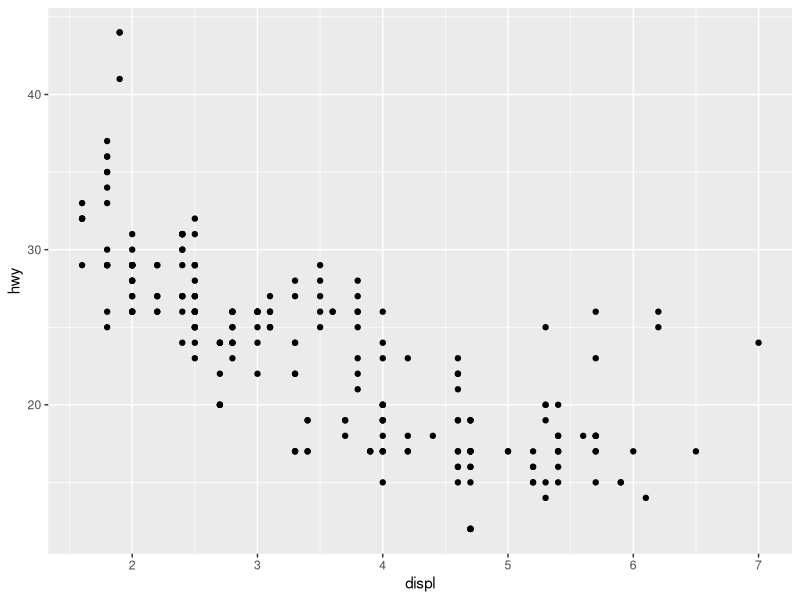
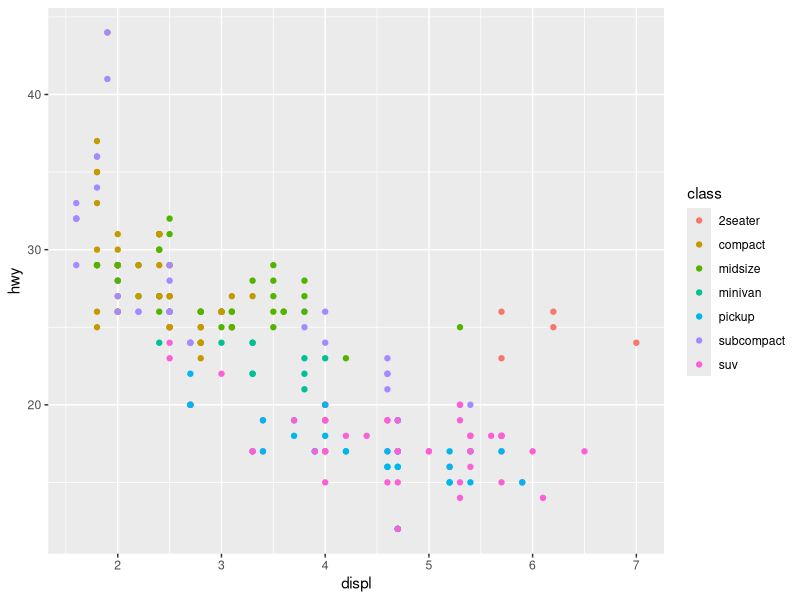
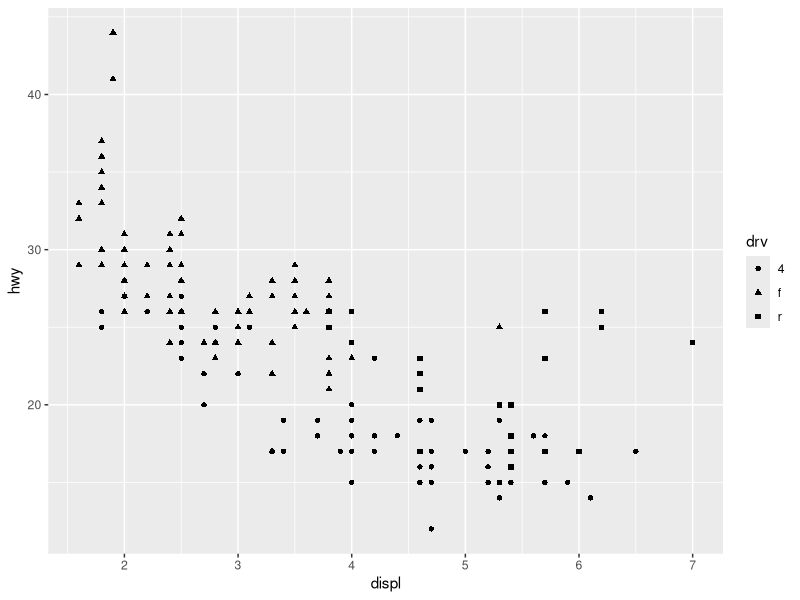
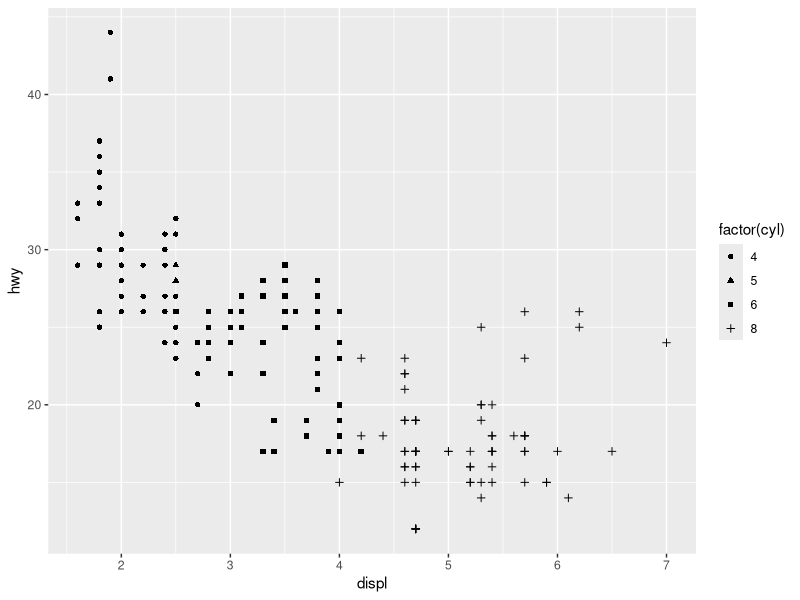
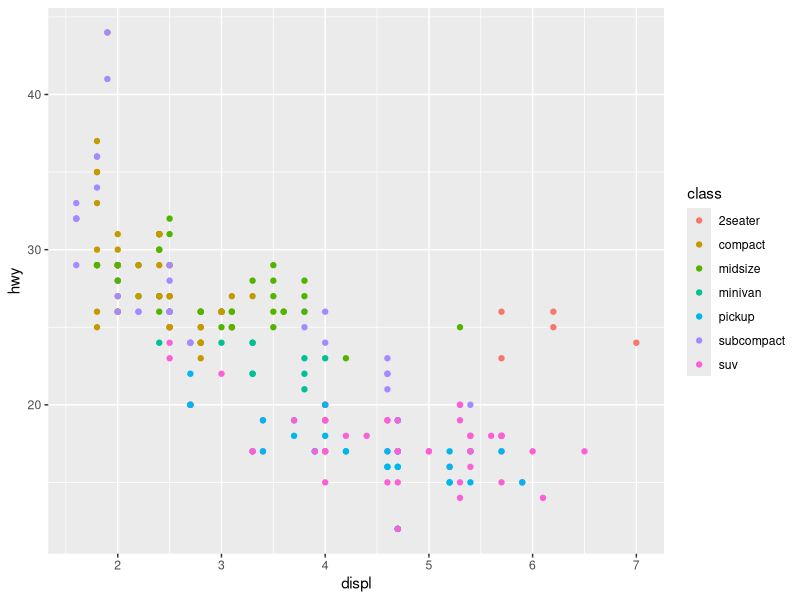
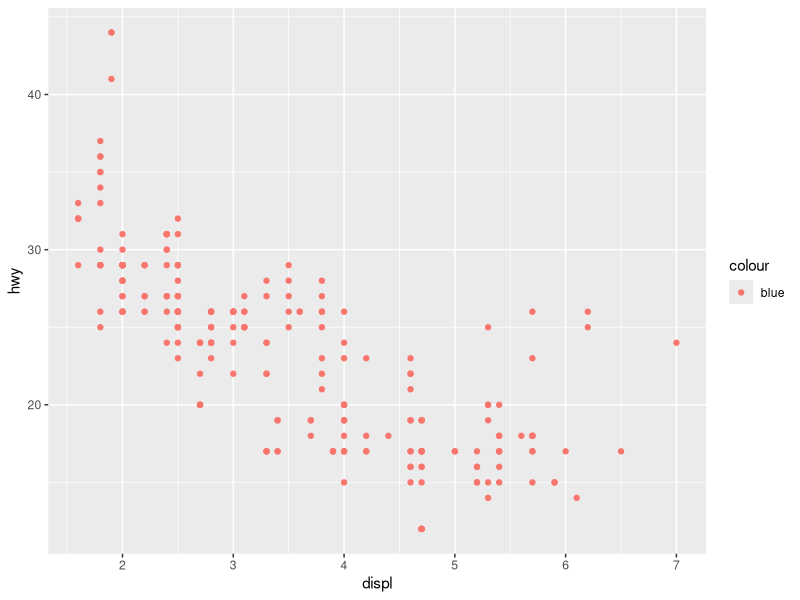
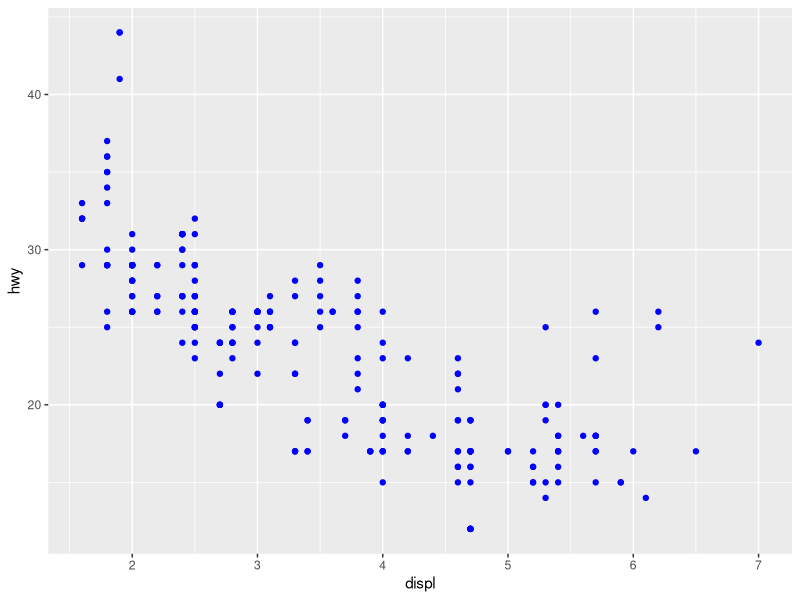
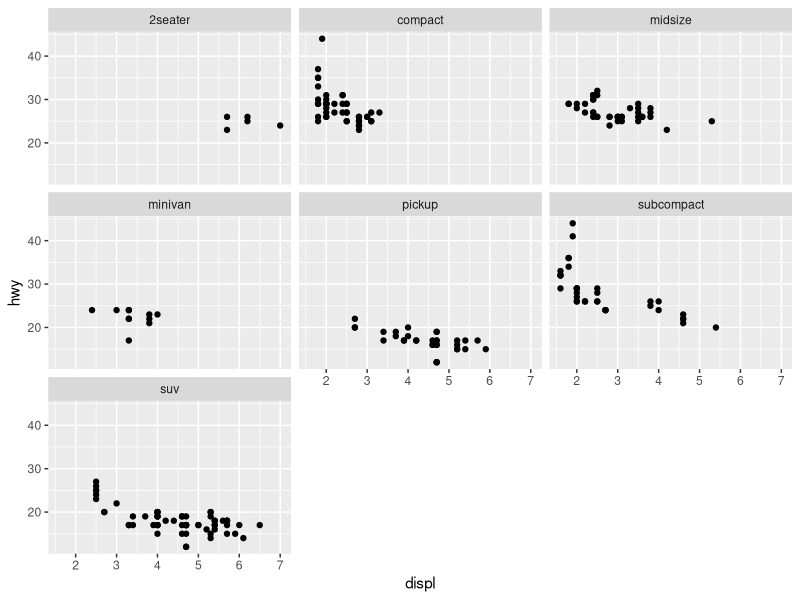

Recreate these plots in R, in order. (Note: this script raises an error after producing the figures.)
## ---- chunk 1
library(ggplot2)
library(tidyverse)
## ---- chunk 2
ggplot(mpg,                        # Data
       aes(x = displ, y = hwy))+   # aesthetic mapping
  geom_point()                     # geom layer 
## ---- chunk 3
ggplot(mpg, aes(x = displ, y = hwy, color = class)) + 
  geom_point()

ggplot(mpg, aes(x = displ, y = hwy, shape = drv)) + 
  geom_point()

ggplot(mpg, aes(x = displ, y = hwy, shape = factor(cyl))) + 
  geom_point()
## ---- chunk 4

# Change aesthetic attributes according to some variable
ggplot(mpg, aes(displ, hwy)) + 
  geom_point(aes(color = class))

# Attempt to change all points to blue
# Will not run correctly because colour = "blue" is inside aes() 
ggplot(mpg, aes(displ, hwy)) + 
  geom_point(aes(color = "blue"))

# Change all points to blue, works correctly
ggplot(mpg, aes(displ, hwy)) + 
  geom_point(color = "blue")
## ---- chunk 5

# Facet Wrap:  Let ggplot decide how many rows and columns to make
# Only give one variable to break data up by ~ Variable
ggplot(mpg, aes(displ, hwy)) + 
  geom_point() + 
  facet_wrap(~class)

# Facet Grid: Number of rows and columns by number of unique values
# for variable 1 and variable 2 
# Row variable ~ Column variable. 
ggplot(mpg, aes(displ, hwy)) + 
  geom_point() + 
  facet_grid(drv~class)
## ---- chunk 6

# Example 1
ggplot(diamonds)+
  geom_boxplot(mapping=aes(y = price, x = cut, color = cut))

# Example 2
ggplot(diamonds)+
  geom_point(mapping=aes(y = price, x = depth, size = carat, 
                         color = cut), pch = 1)+
  labs(title = "A Title is On This Plot")

# Example 3
subgroups_diamonds = ddply(diamonds, c("cut", "clarity"), 
                           summarize, n = length(cut))
ggplot(data = subgroups_diamonds) +
  geom_tile(mapping = aes(x = cut, y = clarity, fill = n))+
  scale_fill_gradient(low="white", high="purple")


# Example 4: Method 1
subgroups_diamonds2 = ddply(diamonds, c("cut", "color"), 
                            summarize, n = length(cut))
ggplot(data = subgroups_diamonds2)+
  geom_bar(mapping = aes(x = cut, y = n, fill = color),
           position="fill", stat = "identity")

# Example 4: Method 2
ggplot(data = diamonds)+
  geom_bar(mapping = aes(x = cut, fill=color), 
           position = "fill")


# Example 5
plot_data = ddply(diamonds, "clarity", summarize, m = mean(price))

ggplot(plot_data, aes(x = clarity, y = m)) +
  geom_bar(stat = "identity",
           show.legend = FALSE,
           color = "red",
           size = 1,
           alpha = .5)


# Example 6
ggplot(diamonds, aes(x = clarity, group = cut, fill = cut)) +
  geom_bar(position = "dodge")


# Example 7
  ## creating dataset #1
  data1 = ddply(diamonds, "clarity", summarize, m = mean(price))

  ## creating dataset #2
  data2 = ddply(diamonds, c("clarity", "cut"), summarize, m = mean(price))


  ## graphing data points from 2 different datasets on one graph
  ggplot() +
    geom_point(data = data1, aes(x = clarity, y = m), color = "blue", pch = 8) +
    geom_point(data = data2, aes(x = clarity, y = m), pch = 1)

